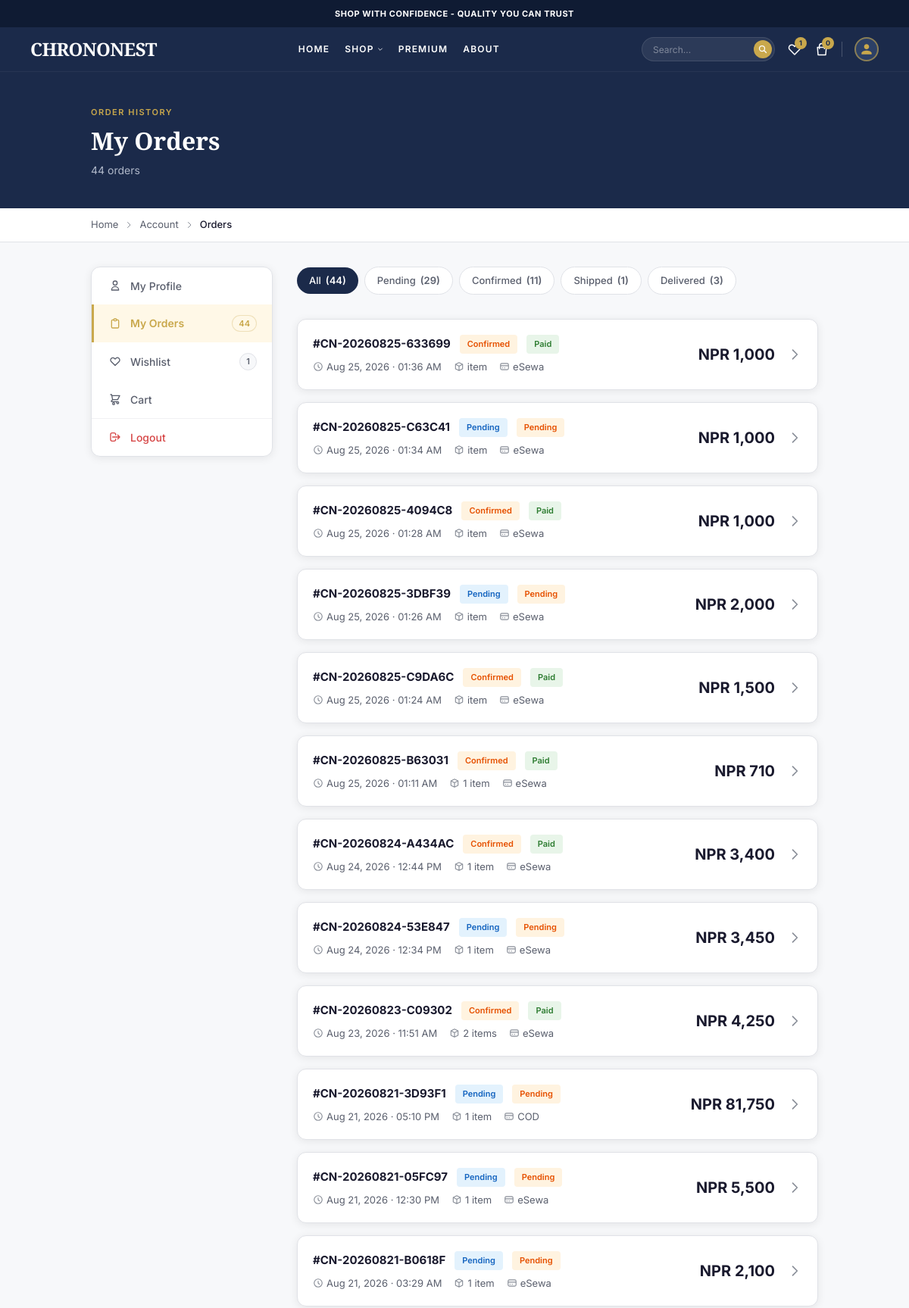
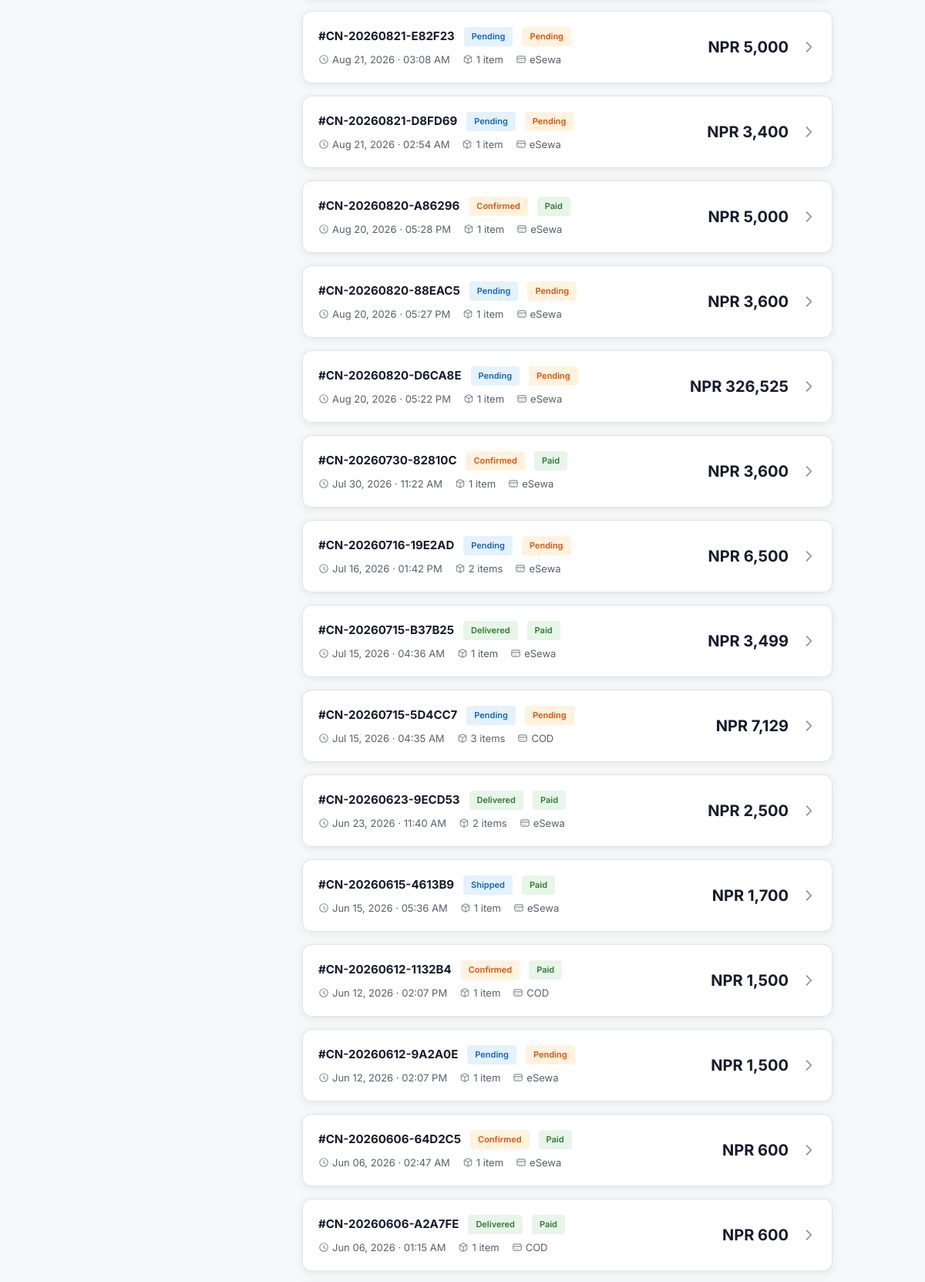
/pages/account/orders.php (signed in, upper part), run on the app's committed database (2 pictures, top to bottom).
### tables this page shows
CREATE TABLE `orders` (
  `id` int(11) NOT NULL,
  `user_id` int(11) DEFAULT NULL,
  `order_number` varchar(50) NOT NULL,
  `customer_name` varchar(100) NOT NULL,
  `customer_email` varchar(100) NOT NULL,
  `customer_phone` varchar(10) NOT NULL,
  `shipping_address` text NOT NULL,
  `payment_method` enum('COD','eSewa') NOT NULL,
  `payment_status` enum('pending','paid','failed') DEFAULT 'pending',
  `transaction_id` varchar(100) DEFAULT NULL,
  `total_amount` decimal(10,2) NOT NULL,
  `shipping_charge` decimal(10,2) DEFAULT 0.00,
  `grand_total` decimal(10,2) NOT NULL,
  `order_status` enum('pending','confirmed','processing','shipped','delivered') DEFAULT 'pending',
  `admin_notes` text DEFAULT NULL,
  `ordered_at` timestamp NOT NULL DEFAULT current_timestamp(),
  `confirmed_at` timestamp NULL DEFAULT NULL,
  `shipped_at` timestamp NULL DEFAULT NULL,
  `delivered_at` timestamp NULL DEFAULT NULL
);

### pages/account/orders.php (the view, shortened to what this page needs)
<?php
require_once '../../config/db.php';
$user_id = $_SESSION['user_id'];
$status_filter = isset($_GET['status']) ? trim($_GET['status']) : '';
$where = "user_id = ?";
$params = [$user_id];
$types = "i";
$stmt = $conn->prepare("SELECT * FROM orders WHERE $where ORDER BY ordered_at DESC");
$stmt->bind_param($types, ...$params);
$stmt->execute();
$orders = $stmt->get_result()->fetch_all(MYSQLI_ASSOC);
$all_count = $conn->query("SELECT COUNT(*) as cnt FROM orders WHERE user_id = $user_id")->fetch_assoc()['cnt'];
$status_counts = [];
foreach (['pending','confirmed','processing','shipped','delivered'] as $s) {
    $sc = $conn->query("SELECT COUNT(*) as cnt FROM orders WHERE user_id = $user_id AND order_status = '$s'")->fetch_assoc();
    $status_counts[$s] = $sc['cnt'];
}
$order_count = $all_count;
require_once '../../includes/header.php';
?>
<section class="bg-[#1B2A4A] py-10">
    <div class="container mx-auto px-4 sm:px-6 lg:px-8">
        <span class="font-['Inter'] font-semibold text-[11px] uppercase tracking-[1.5px] text-[#C9A84C]">Order History</span>
        <h1 class="font-['Playfair_Display'] font-bold text-[32px] text-white mt-1">My Orders</h1>
        <p class="font-['Inter'] text-[14px] text-[#B0B8C9] mt-1"><?= count($orders) ?> order<?= count($orders) !== 1 ? 's' : '' ?><?= $status_filter ? ' (' . ucfirst($status_filter) . ')' : '' ?></p>
    </div>
</section>
<div class="bg-white border-b border-[#E0E2E7]">
    <div class="container mx-auto px-4 sm:px-6 lg:px-8 py-3">
        <nav class="flex items-center gap-2 font-['Inter'] text-[13px] text-[#5A5F6D]">
            <a href="../../index.php" class="hover:text-[#C9A84C] transition-colors">Home</a>
            <svg class="w-3 h-3 text-[#8A8F99]" fill="none" stroke="currentColor" viewBox="0 0 24 24"><path stroke-linecap="round" stroke-linejoin="round" stroke-width="2" d="M9 5l7 7-7 7"/></svg>
            <a href="index.php" class="hover:text-[#C9A84C] transition-colors">Account</a>
            <svg class="w-3 h-3 text-[#8A8F99]" fill="none" stroke="currentColor" viewBox="0 0 24 24"><path stroke-linecap="round" stroke-linejoin="round" stroke-width="2" d="M9 5l7 7-7 7"/></svg>
            <span class="text-[#1A1A2E] font-medium">Orders</span>
        </nav>
    </div>
</div>
<section class="py-8 bg-[#F7F8FA] min-h-screen">
    <div class="container mx-auto px-4 sm:px-6 lg:px-8">
        <div class="flex flex-col lg:flex-row gap-8">
            <aside class="w-full lg:w-[240px] flex-shrink-0">
                <div class="bg-white rounded-xl border border-[#E0E2E7] shadow-[0_2px_12px_rgba(0,0,0,0.08)] overflow-hidden sticky top-[100px]">
                    <nav class="flex flex-col">
                        <a href="index.php" class="flex items-center gap-3 px-5 py-3.5 border-l-[3px] border-transparent hover:bg-[#F7F8FA] hover:border-[#E0E2E7] font-['Inter'] font-medium text-[14px] text-[#5A5F6D] hover:text-[#1A1A2E] transition-all duration-150">
                            <svg class="w-4 h-4" fill="none" stroke="currentColor" viewBox="0 0 24 24"><path stroke-linecap="round" stroke-linejoin="round" stroke-width="2" d="M16 7a4 4 0 11-8 0 4 4 0 018 0zM12 14a7 7 0 00-7 7h14a7 7 0 00-7-7z"/></svg>
                            My Profile
                        </a>
                        <a href="orders.php" class="flex items-center gap-3 px-5 py-3.5 bg-[#FFF8E7] border-l-[3px] border-[#C9A84C] font-['Inter'] font-semibold text-[14px] text-[#C9A84C]">
                            <svg class="w-4 h-4" fill="none" stroke="currentColor" viewBox="0 0 24 24"><path stroke-linecap="round" stroke-linejoin="round" stroke-width="2" d="M9 5H7a2 2 0 00-2 2v12a2 2 0 002 2h10a2 2 0 002-2V7a2 2 0 00-2-2h-2M9 5a2 2 0 002 2h2a2 2 0 002-2M9 5a2 2 0 012-2h2a2 2 0 012 2"/></svg>
                            My Orders
                            <?php if ($order_count): ?><span class="ml-auto bg-[#FFF8E7] border border-[#C9A84C]/30 rounded-full px-2 py-0.5 font-['Inter'] font-semibold text-[11px] text-[#C9A84C]"><?= $order_count ?></span><?php endif; ?>
                        </a>
                        <a href="wishlist.php" class="flex items-center gap-3 px-5 py-3.5 border-l-[3px] border-transparent hover:bg-[#F7F8FA] hover:border-[#E0E2E7] font-['Inter'] font-medium text-[14px] text-[#5A5F6D] hover:text-[#1A1A2E] transition-all duration-150">
                            <svg class="w-4 h-4" fill="none" stroke="currentColor" viewBox="0 0 24 24"><path stroke-linecap="round" stroke-linejoin="round" stroke-width="2" d="M4.318 6.318a4.5 4.5 0 000 6.364L12 20.364l7.682-7.682a4.5 4.5 0 00-6.364-6.364L12 7.636l-1.318-1.318a4.5 4.5 0 00-6.364 0z"/></svg>
                            Wishlist
                            <?php if ($wishlist_count): ?><span class="ml-auto bg-[#F7F8FA] border border-[#E0E2E7] rounded-full px-2 py-0.5 font-['Inter'] font-semibold text-[11px] text-[#5A5F6D]"><?= $wishlist_count ?></span><?php endif; ?>
                        </a>
                        <a href="../cart.php" class="flex items-center gap-3 px-5 py-3.5 border-l-[3px] border-transparent hover:bg-[#F7F8FA] hover:border-[#E0E2E7] font-['Inter'] font-medium text-[14px] text-[#5A5F6D] hover:text-[#1A1A2E] transition-all duration-150">
                            <svg class="w-4 h-4" fill="none" stroke="currentColor" viewBox="0 0 24 24"><path stroke-linecap="round" stroke-linejoin="round" stroke-width="2" d="M3 3h2l.4 2M7 13h10l4-8H5.4M7 13L5.4 5M7 13l-2.293 2.293c-.63.63-.184 1.707.707 1.707H17m0 0a2 2 0 100 4 2 2 0 000-4zm-8 2a2 2 0 100 4 2 2 0 000-4z"/></svg>
                            Cart
                        </a>
                        <div class="border-t border-[#F0F1F3]"></div>
                        <a href="../logout.php" class="flex items-center gap-3 px-5 py-3.5 border-l-[3px] border-transparent hover:bg-[#FDEAEA] font-['Inter'] font-medium text-[14px] text-[#D64545] transition-all duration-150">
                            <svg class="w-4 h-4" fill="none" stroke="currentColor" viewBox="0 0 24 24"><path stroke-linecap="round" stroke-linejoin="round" stroke-width="2" d="M17 16l4-4m0 0l-4-4m4 4H7m6 4v1a3 3 0 01-3 3H6a3 3 0 01-3-3V7a3 3 0 013-3h4a3 3 0 013 3v1"/></svg>
                            Logout
                        </a>
                    </nav>
                </div>
            </aside>
            <div class="flex-1">
                <div class="flex items-center gap-2 mb-6 overflow-x-auto pb-2">
                    <a href="orders.php" class="inline-flex items-center gap-1.5 px-4 py-2 rounded-full font-['Inter'] font-medium text-[13px] transition-all duration-150 whitespace-nowrap <?= !$status_filter ? 'bg-[#1B2A4A] text-white' : 'bg-white border border-[#E0E2E7] text-[#5A5F6D] hover:border-[#1B2A4A] hover:text-[#1A1A2E]' ?>">All <span class="font-semibold">(<?= $all_count ?>)</span></a>
                    <?php
                    $tab_config = [
                        'pending' => 'Pending',
                        'confirmed' => 'Confirmed',
                        'processing' => 'Processing',
                        'shipped' => 'Shipped',
                        'delivered' => 'Delivered',
                    ];
                    foreach ($tab_config as $skey => $slabel):
                        if ($status_counts[$skey] == 0) continue;
                    ?>
                    <a href="orders.php?status=<?= $skey ?>" class="inline-flex items-center gap-1.5 px-4 py-2 rounded-full font-['Inter'] font-medium text-[13px] transition-all duration-150 whitespace-nowrap <?= $status_filter === $skey ? 'bg-[#1B2A4A] text-white' : 'bg-white border border-[#E0E2E7] text-[#5A5F6D] hover:border-[#1B2A4A] hover:text-[#1A1A2E]' ?>"><?= $slabel ?> <span class="font-semibold">(<?= $status_counts[$skey] ?>)</span></a>
                    <?php endforeach; ?>
                </div>
                <?php if (empty($orders)): ?>
                <div class="flex flex-col items-center justify-center py-20 text-center">
                    <svg class="w-20 h-20 text-[#E0E2E7] mb-5" fill="none" stroke="currentColor" viewBox="0 0 24 24"><path stroke-linecap="round" stroke-linejoin="round" stroke-width="1" d="M9 5H7a2 2 0 00-2 2v12a2 2 0 002 2h10a2 2 0 002-2V7a2 2 0 00-2-2h-2M9 5a2 2 0 002 2h2a2 2 0 002-2M9 5a2 2 0 012-2h2a2 2 0 012 2"/></svg>
                    <h3 class="font-['Playfair_Display'] font-semibold text-[22px] text-[#1A1A2E] mb-2">No orders found</h3>
                    <p class="font-['Inter'] text-[14px] text-[#5A5F6D] mb-6"><?= $status_filter ? 'No ' . $status_filter . ' orders.' : "You haven't placed any orders yet." ?></p>
                    <a href="../shop.php" class="inline-flex items-center gap-2 h-[44px] px-6 bg-[#C9A84C] hover:bg-[#B8953F] text-white font-['Inter'] font-semibold text-[14px] rounded-lg transition-all duration-200">Start Shopping</a>
                </div>
                <?php else: ?>
                <div class="space-y-4">
                    <?php foreach ($orders as $order):
                        $status_classes = match($order['order_status']) {
                            'pending' => 'bg-[#E3F2FD] text-[#1565C0]',
                            'confirmed' => 'bg-[#FFF3E0] text-[#E65100]',
                            'processing' => 'bg-[#FFF3E0] text-[#E65100]',
                            'shipped' => 'bg-[#E3F2FD] text-[#1565C0]',
                            'delivered' => 'bg-[#E8F5E9] text-[#2E7D32]',
                            default => 'bg-[#F7F8FA] text-[#5A5F6D]'
                        };
                        $pay_classes = match($order['payment_status']) {
                            'paid' => 'bg-[#E8F5E9] text-[#2E7D32]',
                            'failed' => 'bg-[#FDEAEA] text-[#D64545]',
                            default => 'bg-[#FFF3E0] text-[#E65100]'
                        };
                        $ic = $conn->query("SELECT COUNT(*) as cnt, SUM(quantity) as qty FROM order_items WHERE order_id = {$order['id']}")->fetch_assoc();
                    ?>
                    <a href="order-detail.php?id=<?= $order['id'] ?>" class="block bg-white rounded-xl border border-[#E0E2E7] shadow-[0_2px_12px_rgba(0,0,0,0.08)] hover:shadow-[0_8px_28px_rgba(0,0,0,0.14)] hover:-translate-y-0.5 transition-all duration-200 overflow-hidden">
                        <div class="flex flex-col sm:flex-row sm:items-center justify-between p-5 gap-4">
                            <div class="flex-1 min-w-0">
                                <div class="flex items-center gap-3 mb-2 flex-wrap">
                                    <span class="font-['Inter'] font-bold text-[15px] text-[#1A1A2E]">#<?= htmlspecialchars($order['order_number']) ?></span>
                                    <span class="inline-block px-2.5 py-1 rounded font-['Inter'] font-semibold text-[11px] <?= $status_classes ?>"><?= ucfirst($order['order_status']) ?></span>
                                    <span class="inline-block px-2.5 py-1 rounded font-['Inter'] font-semibold text-[11px] <?= $pay_classes ?>"><?= ucfirst($order['payment_status']) ?></span>
                                </div>
                                <div class="flex items-center gap-4 font-['Inter'] text-[13px] text-[#5A5F6D] flex-wrap">
                                    <span class="flex items-center gap-1"><svg class="w-3.5 h-3.5 text-[#8A8F99]" fill="none" stroke="currentColor" viewBox="0 0 24 24"><path stroke-linecap="round" stroke-linejoin="round" stroke-width="2" d="M12 8v4l3 3m6-3a9 9 0 11-18 0 9 9 0 0118 0z"/></svg><?= date('M d, Y · h:i A', strtotime($order['ordered_at'])) ?></span>
                                    <span class="flex items-center gap-1"><svg class="w-3.5 h-3.5 text-[#8A8F99]" fill="none" stroke="currentColor" viewBox="0 0 24 24"><path stroke-linecap="round" stroke-linejoin="round" stroke-width="2" d="M20 7l-8-4-8 4m16 0l-8 4m8-4v10l-8 4m0-10L4 7m8 4v10M4 7v10l8 4"/></svg><?= $ic['qty'] ?> item<?= $ic['qty'] > 1 ? 's' : '' ?></span>
                                    <span class="flex items-center gap-1"><svg class="w-3.5 h-3.5 text-[#8A8F99]" fill="none" stroke="currentColor" viewBox="0 0 24 24"><path stroke-linecap="round" stroke-linejoin="round" stroke-width="2" d="M3 10h18M7 15h1m4 0h1m-7 4h12a3 3 0 003-3V8a3 3 0 00-3-3H6a3 3 0 00-3 3v8a3 3 0 003 3z"/></svg><?= $order['payment_method'] ?></span>
                                </div>
                            </div>
                            <div class="flex items-center gap-4">
                                <div class="text-right">
                                    <div class="font-['Inter'] font-bold text-[20px] text-[#1A1A2E]">NPR <?= number_format($order['grand_total'], 0) ?></div>
                                </div>
                                <svg class="w-5 h-5 text-[#8A8F99]" fill="none" stroke="currentColor" viewBox="0 0 24 24"><path stroke-linecap="round" stroke-linejoin="round" stroke-width="2" d="M9 5l7 7-7 7"/></svg>
                            </div>
                        </div>
                    </a>
                    <?php endforeach; ?>
                </div>
                <?php endif; ?>
            </div>
        </div>
    </div>
</section>
<?php require_once '../../includes/footer.php'; ?>

### includes/header.php (style rules this page uses)
.font-inter { font-family: 'Inter', sans-serif; }

### data on the page
orders: order_number "CN-20260825-633699", order_status "Confirmed", payment_status "Paid", ordered_at "Aug 25, 2026 · 01:36 AM", payment_method "eSewa", grand_total "1,000"
orders: order_number "CN-20260825-C63C41", order_status "Pending", payment_status "Pending", ordered_at "Aug 25, 2026 · 01:34 AM", payment_method "eSewa", grand_total "1,000"
orders: order_number "CN-20260825-4094C8", order_status "Confirmed", payment_status "Paid", ordered_at "Aug 25, 2026 · 01:28 AM", payment_method "eSewa", grand_total "1,000"
orders: order_number "CN-20260825-3DBF39", order_status "Pending", payment_status "Pending", ordered_at "Aug 25, 2026 · 01:26 AM", payment_method "eSewa", grand_total "2,000"
orders: order_number "CN-20260825-C9DA6C", order_status "Confirmed", payment_status "Paid", ordered_at "Aug 25, 2026 · 01:24 AM", payment_method "eSewa", grand_total "1,500"
orders: order_number "CN-20260825-B63031", order_status "Confirmed", payment_status "Paid", ordered_at "Aug 25, 2026 · 01:11 AM", qty "1", payment_method "eSewa", grand_total "710"
orders: order_number "CN-20260824-A434AC", order_status "Confirmed", payment_status "Paid", ordered_at "Aug 24, 2026 · 12:44 PM", qty "1", payment_method "eSewa", grand_total "3,400"
orders: order_number "CN-20260824-53E847", order_status "Pending", payment_status "Pending", ordered_at "Aug 24, 2026 · 12:34 PM", qty "1", payment_method "eSewa", grand_total "3,450"
orders: order_number "CN-20260823-C09302", order_status "Confirmed", payment_status "Paid", ordered_at "Aug 23, 2026 · 11:51 AM", qty "2", payment_method "eSewa", grand_total "4,250"
orders: order_number "CN-20260821-3D93F1", order_status "Pending", payment_status "Pending", ordered_at "Aug 21, 2026 · 05:10 PM", qty "1", payment_method "COD", grand_total "81,750"
orders: order_number "CN-20260821-05FC97", order_status "Pending", payment_status "Pending", ordered_at "Aug 21, 2026 · 12:30 PM", qty "1", payment_method "eSewa", grand_total "5,500"
orders: order_number "CN-20260821-B0618F", order_status "Pending", payment_status "Pending", ordered_at "Aug 21, 2026 · 03:29 AM", qty "1", payment_method "eSewa", grand_total "2,100"
orders: order_number "CN-20260821-E82F23", order_status "Pending", payment_status "Pending", ordered_at "Aug 21, 2026 · 03:08 AM", qty "1", payment_method "eSewa", grand_total "5,000"
orders: order_number "CN-20260821-D8FD69", order_status "Pending", payment_status "Pending", ordered_at "Aug 21, 2026 · 02:54 AM", qty "1", payment_method "eSewa", grand_total "3,400"
orders: order_number "CN-20260820-A86296", order_status "Confirmed", payment_status "Paid", ordered_at "Aug 20, 2026 · 05:28 PM", qty "1", payment_method "eSewa", grand_total "5,000"
orders: order_number "CN-20260820-88EAC5", order_status "Pending", payment_status "Pending", ordered_at "Aug 20, 2026 · 05:27 PM", qty "1", payment_method "eSewa", grand_total "3,600"
orders: order_number "CN-20260820-D6CA8E", order_status "Pending", payment_status "Pending", ordered_at "Aug 20, 2026 · 05:22 PM", qty "1", payment_method "eSewa", grand_total "326,525"
orders: order_number "CN-20260730-82810C", order_status "Confirmed", payment_status "Paid", ordered_at "Jul 30, 2026 · 11:22 AM", qty "1", payment_method "eSewa", grand_total "3,600"
orders: order_number "CN-20260716-19E2AD", order_status "Pending", payment_status "Pending", ordered_at "Jul 16, 2026 · 01:42 PM", qty "2", payment_method "eSewa", grand_total "6,500"
orders: order_number "CN-20260715-B37B25", order_status "Delivered", payment_status "Paid", ordered_at "Jul 15, 2026 · 04:36 AM", qty "1", payment_method "eSewa", grand_total "3,499"
orders: order_number "CN-20260715-5D4CC7", order_status "Pending", payment_status "Pending", ordered_at "Jul 15, 2026 · 04:35 AM", qty "3", payment_method "COD", grand_total "7,129"
orders: order_number "CN-20260623-9ECD53", order_status "Delivered", payment_status "Paid", ordered_at "Jun 23, 2026 · 11:40 AM", qty "2", payment_method "eSewa", grand_total "2,500"
orders: order_number "CN-20260615-4613B9", order_status "Shipped", payment_status "Paid", ordered_at "Jun 15, 2026 · 05:36 AM", qty "1", payment_method "eSewa", grand_total "1,700"
orders: order_number "CN-20260612-1132B4", order_status "Confirmed", payment_status "Paid", ordered_at "Jun 12, 2026 · 02:07 PM", qty "1", payment_method "COD", grand_total "1,500"
orders: order_number "CN-20260612-9A2A0E", order_status "Pending", payment_status "Pending", ordered_at "Jun 12, 2026 · 02:07 PM", qty "1", payment_method "eSewa", grand_total "1,500"
orders: order_number "CN-20260606-64D2C5", order_status "Confirmed", payment_status "Paid", ordered_at "Jun 06, 2026 · 02:47 AM", qty "1", payment_method "eSewa", grand_total "600"
orders: order_number "CN-20260606-A2A7FE", order_status "Delivered", payment_status "Paid", ordered_at "Jun 06, 2026 · 01:15 AM", qty "1", payment_method "COD", grand_total "600"

### other printed values
$wishlist_count "1"
$cart_count "0"
count($orders) "44"
$order_count "44"
$all_count "44"
$slabel "Pending"
$status_counts[$skey] "29"
$slabel "Confirmed"
$status_counts[$skey] "11"
$slabel "Shipped"
$status_counts[$skey] "1"
$slabel "Delivered"
$status_counts[$skey] "3"
